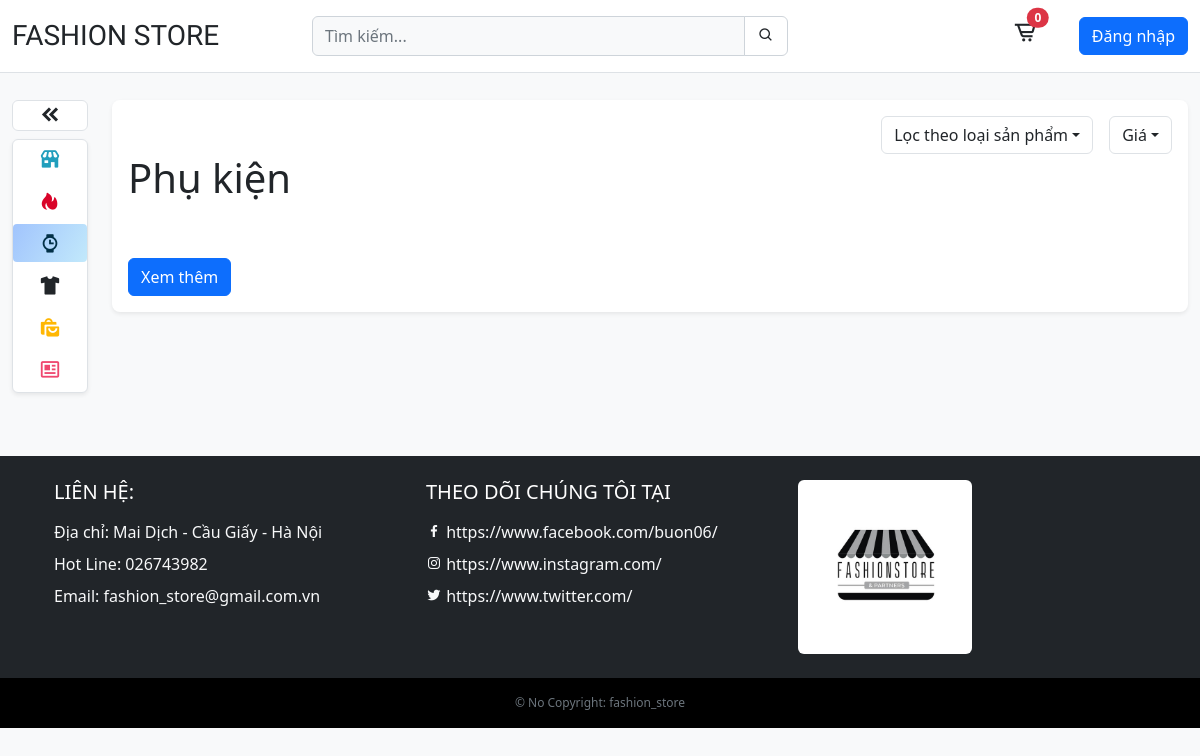
Before: /?category=accessory with the older database file.
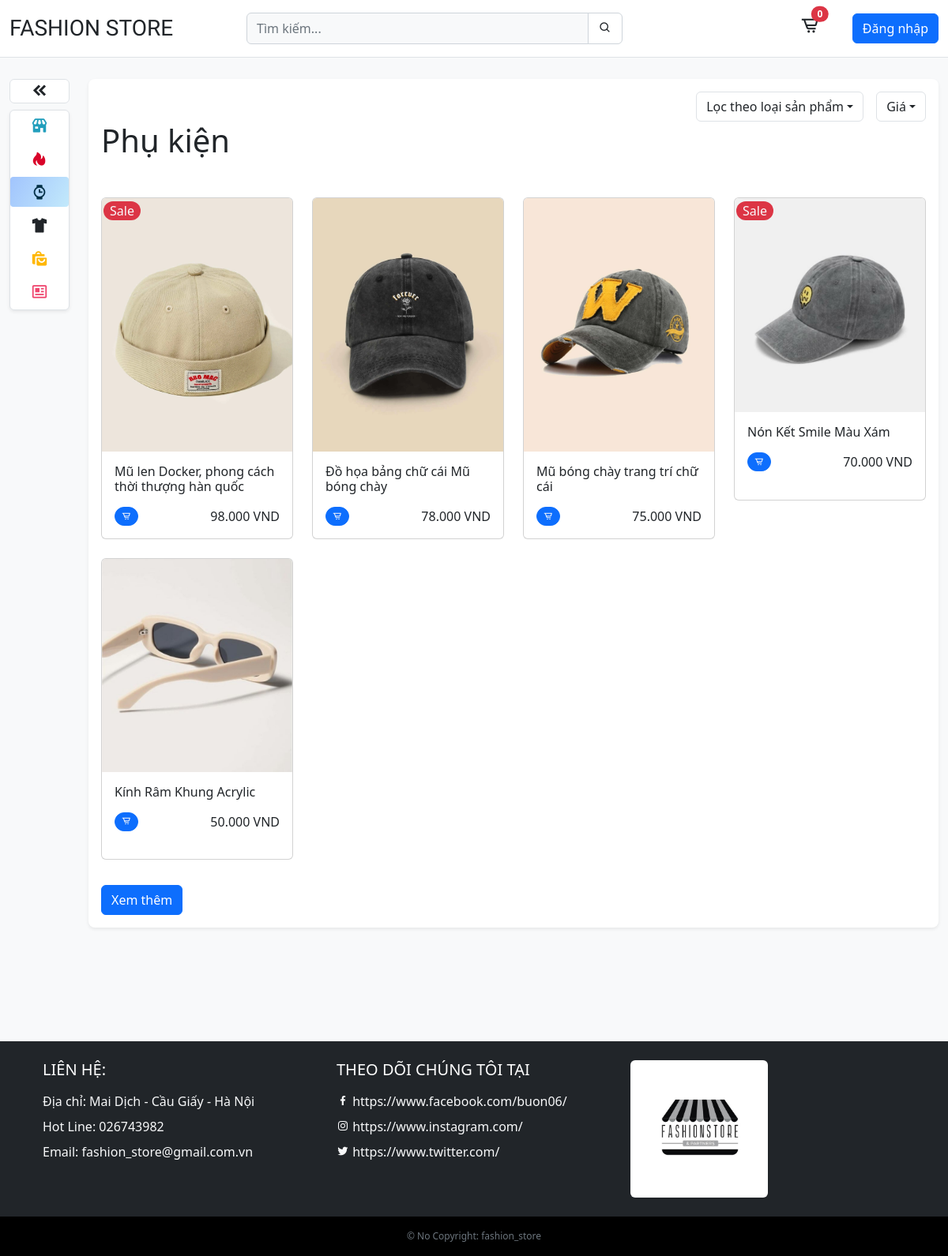
After: the same page with the newer database file.
### product/models.py (models this page shows, shortened)
class Category(models.Model):
    name = models.CharField(max_length=255)
    slug = models.SlugField()
    icon = models.CharField(max_length=255, default=False)
    class Meta:
        ordering = ('name',)

class Product(models.Model):
    category = models.ForeignKey(
        Category, related_name='products', on_delete=models.CASCADE)
    image = models.ImageField(upload_to='static/assets')
    name = models.CharField(max_length=255)
    slug = models.SlugField()
    price = models.IntegerField()
    old_price = models.IntegerField()
    sale = models.BooleanField(default=False)
    created_at = models.DateTimeField(auto_now_add=True)
    sold = models.IntegerField(default=False)
    classify = models.ForeignKey(
        Classify, related_name='classify', null=True, on_delete=models.CASCADE)
    desc = models.TextField(blank=True, null=True)
    class Meta:
        ordering = ('-created_at',)
    def get_display_price(self):
        return self.price / 1000

### core/views.py (the view)
# urls.py: path('', views.index),
def index(request):
    products = Product.objects.all()[0:8]
    categories = Category.objects.all()
    classifies = Classify.objects.all()
    if request.user.id:
        profile = ProfileUser.objects.get(user=request.user.id)
    else:
        profile = None
    active_category = request.GET.get('category', '')
    if active_category:
        products = Product.objects.filter(category__slug=active_category)
    query = request.GET.get('query', '')
    if query:
        products = Product.objects.filter(
            Q(name__icontains=query))
    type = request.GET.get('type', '')
    if type:
        products = Product.objects.filter(classify=type)
        return render(request, 'product/product_list.html', {'products': products})
    page = request.GET.get('page', '')
    if page:
        products = Product.objects.all()[0:8+int(page)]
        return render(request, 'product/product_list.html', {'products': products})
    context = {
        'products': products,
        'categories': categories,
        'classifies': classifies,
        'active_category': active_category,
        'profile': profile,
    }
    return render(request, 'core/home.html', context)

### cart/cart.py (called while the page is built)
    def __len__(self):
        return sum(item['quantity'] for item in self.cart.values())

### cart/context_processors.py (called while the page is built)
def cart(request):
    return {'cart': Cart(request)}

### core/templates/core/home.html (shortened to what this page needs)
{% extends 'core/base.html' %} {% block title %}Fation Store{% endblock %} {% load static %}
{% block content %}
<section class="content" id="top" style="margin-top: 100px;">
    <div class="row mt-4 position-relative">
        <div class="col col-md-1 col-lg-1 d-none d-sm-block position-fixed" style="top: 100px; z-index: 0">
            <button class="navbar-toggler text-center bg-white w-100 rounded-2 mb-2 border border-1" id="collapse-btn">
                <i class="bx bxs-chevrons-left h4 m-0"></i>
            </button>
            <ul class="nav flex-column bg-white h-100 rounded-2 shadow-sm border border-1" id="navbar" >
                <li class="nav-item mb-1">
                    <a
                        class="nav-link text-dark menu-title justify-content-center fs-6 {% if not active_category %} active {% endif %}"
                        aria-current="page"
                        href="/"
                    >
                        <i class="bx bxs-store icon"></i>
                    </a>
                </li>
                {% for category in categories %}
                <li class="nav-item mb-1">
                    <a
                        class="nav-link text-dark menu-title justify-content-center fs-6 {% if category.slug == active_category %} active {% endif %}"
                        href="/?category={{ category.slug }}"
                    >
                        <i class="bx {{category.icon}} icon"></i>
                    </a>
                </li>
                {% endfor %}
            </ul>
        </div>
        <div class="col-12 col-sm-11 col-lg-11 content end-0 offset-md-1">
            <div class="products p-3 rounded-3 shadow-sm bg-white">
                {% if active_category != 'news' %}
                    <div class="d-flex justify-content-end">
                        <div class="dropdown">
                            <div
                                class="btn dropdown-toggle border ms-3"
                                id="dropdownFilterTypeButton"
                                data-toggle="dropdown"
                                aria-haspopup="true"
                                aria-expanded="false"
                            >Lọc theo loại sản phẩm</div>
                        </div>
                        <div class="dropdown">
                            <div
                                class="btn dropdown-toggle border ms-3"
                                id="dropdownFilterButton"
                                data-toggle="dropdown"
                                aria-haspopup="true"
                                aria-expanded="false"
                            >Giá</div>
                        </div>
                    </div>
                {% endif%}
                {% for category in categories %}
                    {% if category.slug == active_category %}
                        <h1 class="content-title h1">{{category.name}}</h1>
                    {% endif %}
                {% endfor %}
                {% include 'product/product_list.html' %}
                {% if active_category != 'news' %}
                    <form method="get" action=".">
                        <a
                            class="btn btn-primary mt-2"
                            id="see-more"
                            hx-get="/?page=8"
                            hx-target="#filter-price-product"
                            hx-swap="outerHTML"
                        >
                            Xem thêm
                        </a>
                    </form>
                {% endif %}
            </div>
        </div>
    </div>
</section>
{% endblock %}

### core/templates/core/base.html (shortened to what this page needs)
{% load static %}
<!DOCTYPE html>
<html lang="en">
    <head>
        <link href="https://unpkg.com/boxicons@2.1.4/css/boxicons.min.css" rel="stylesheet" />
        <link href="https://cdn.jsdelivr.net/npm/bootstrap@5.2.3/dist/css/bootstrap.min.css" rel="stylesheet" />
        <link rel="stylesheet" href="{% static 'css/styles.css' %}" type="text/css" />
    </head>
    <body class="bg-light">
        <div class="container-fluid d-none" id="main">
            <header
                class="row align-items-center py-3 border-bottom position-fixed top-0 w-100 bg-white"
                style="z-index: 2"
            >
                <div class="col col-4 col-md-3 col-lg-3">
                    <a class="h3" href="/" style="font-family: 'Roboto Condensed', sans-serif;">FASHION STORE</a>
                </div>
                <div class="col col-4 col-md-5 col-lg-5 position-relative">
                    <form class="w-100" method="get" action=".">
                        <div class="input-group">
                            <input
                                type="text"
                                name="query"
                                class="form-control bg-light"
                                placeholder="Tìm kiếm..."
                            />
                            <div class="input-group-btn btn-search">
                                <button class="btn btn-default" type="submit">
                                    <i class="bx bx-search"></i>
                                </button>
                            </div>
                        </div>
                    </form>
                </div>
                <div class="col col-4 col-md-4 col-lg-4">
                    <div class="navbar-right d-flex justify-content-end">
                        <div
                            hx-get="{% url 'hx_menu_cart' %}"
                            hx-trigger="update-menu-cart from:body"
                            hx-swap="innerHTML"
                        >
                            {% include 'cart/menu_cart.html' %}
                        </div>
                        {% if user.username %}
                        <div class="dropdown">
                            <img
                                src="{% if profile.avatar %} /{{profile.avatar}} {% else %} https://img.freepik.com/free-icon/user_318-875902.jpg?w=2000 {% endif %}"
                                class="btn dropdown-toggle rounded-circle p-0 ms-3"
                                alt=""
                                id="dropdownMenuButton"
                                data-toggle="dropdown"
                                aria-haspopup="true"
                                aria-expanded="false"
                                style="width: 35px; height: 35px; object-fit: cover;"
                            />
                            <div class="dropdown-menu end-0" aria-labelledby="dropdownMenuButton">
                                {% if user.is_staff %}
                                    <a class="dropdown-item" href="/admin">Quản trị</a>
                                    <a class="dropdown-item" href="{% url 'analytics' %}">Thống kê</a>
                                {% endif %}
                                <a class="dropdown-item" href="{% url 'myprofile' %}">Tài khoản</a>
                                <a class="dropdown-item" href="{% url 'logout' %}">Đăng xuất</a>
                            </div>
                        </div>
                        {% else %}
                        <a class="btn btn-primary d-none d-sm-block ms-4" href="{% url 'login' %}">Đăng nhập</a>
                        {% endif %}
                    </div>
                </div>
            </header>
            {% block content %} {% endblock %}
        </div>
        <div class="w-100 m-auto px-4 d-none" style="padding-top: 120px" id="collaborate">
        </div>
        <footer class="bg-dark text-center text-lg-start position-relative d-none" id="footer">
            <div class="container p-4">
                <div class="row">
                    <div class="col-lg-4 col-md-12 mb-4 mb-md-0 text-white">
                        <h5 class="text-uppercase">Liên hệ:</h5>
                        <ul class="p-0 mt-3">
                            <li class="text-light mb-2">Địa chỉ: Mai Dịch - Cầu Giấy - Hà Nội</li>
                            <li class="text-light mb-2">Hot Line: 026743982</li>
                            <li class="text-light mb-2">Email: fashion_store@gmail.com.vn</li>
                        </ul>
                    </div>
                    <div class="col-lg-4 col-md-12 mb-4 mb-md-0 text-white">
                        <h5 class="text-uppercase">Theo dõi chúng tôi tại</h5>
                        <ul class="p-0 mt-3">
                            <li class="text-light mb-2">
                                <i class='bx bxl-facebook'></i>
                                <a href="https://www.facebook.com/buon06/" class="text-light">https://www.facebook.com/buon06/</a>
                            </li>
                            <li class="text-light mb-2">
                                <i class='bx bxl-instagram' ></i>
                                <a href="https://www.instagram.com/" class="text-light">https://www.instagram.com/</a>
                            </li>
                            <li class="text-light mb-2">
                                <i class='bx bxl-twitter'></i>
                                <a href="https://www.twitter.com/" class="text-light">https://www.twitter.com/</a>
                            </li>
                        </ul>
                    </div>
                    <div class="col-lg-4 col-md-12">
                        <img src="{% static 'assets/logo.jfif' %}" class="w-50 rounded-2" alt="">
                    </div>
                </div>
            </div>
            <div class="text-center py-3 text-muted bg-black" style="font-size: 12px;">
                © No Copyright:
                <a class="text-muted" href="https://www.facebook.com/buon06/">fashion_store</a>
            </div>
        </footer>
    </body>
</html>

### cart/templates/cart/menu_cart.html (shortened to what this page needs)
{% load static %}
<div class="dropdown">
    <a
        id="menu-cart-button"
        href="{% url 'cart' %}"
        class="btn position-relative p-0 mx-3 d-flex align-items-center"
    >
        <i class="bx bx-cart-alt h4 m-0"></i>
        <span class="position-absolute top-0 start-100 translate-middle badge rounded-pill bg-danger">
            {{cart|length}}
        </span>
    </a>
</div>

### product/templates/product/product_list.html
<div class="row mt-4 pt-4" id="filter-price-product" style="clear:both">
    {% if active_category == 'news' %}
        {% include 'core/news.html' %}
    {% else %}
        {% for product in products %}
            {% include 'product/product_list_item.html' %}
        {% endfor %}
    {% endif %}
</div>

### product/templates/product/product_list_item.html (shortened to what this page needs)
<div class="col col-12 col-md-4 col-lg-3 position-relative mb-4 prod-item">
    {% if product.sale%}
    <div class="position-absolute sale px-2 bg-danger text-light rounded-pill" style="top: 5px; left: 15px; z-index: 1">
        Sale
    </div>
    {% endif %}
    <div class="card">
        <a href="{% url 'product' product.id %}" class="produc-image">
            <img src="/{{product.image}}" class="card-img-top" alt="..." />
        </a>
        <div class="card-body">
            <h6 class="card-title mb-3">{{product.name}}</h6>
            <div class="clearfix">
                {% if user.username %}
                    <a
                        class="btn btn-warning link-light float-start badge rounded-pill"
                        hx-get="{% url 'add_to_cart' product.id %}"
                        hx-target="#menu-cart-button"
                        hx-swap="outerHTML"
                    >
                        <i class='bx bx-plus'></i>
                    </a>
                {% else %}
                    <a
                        class="btn btn-primary link-light float-start badge rounded-pill"
                        href="{% url 'login' %}"
                    >
                        <i class="bx bx-cart-alt"></i>
                    </a>
                {% endif %}
                <div class="float-end">
                    <span class="price-hp h6">{{product.get_display_price}}00 VND</span>
                </div>
            </div>
        </div>
    </div>
</div>

### static/css/styles.css (style rules this page uses)
* { margin: 0; padding: 0; list-style-type: none; }
a { text-decoration: none; color: #212529; }
.btn-search { border: 1px solid #ced4da; border-radius: 0.375rem; }
.navbar-right i { font-size: 25px; }
.nav .nav-item { position: relative; transition: all 0.3s linear; overflow: hidden; }
.nav .nav-item::after { content: ''; position: absolute; top: 0; left: -25px; bottom: 0; width: 30px; height: 100%; background-color: transparent; transform: skew(-40deg); opacity: 0.4; transition: left 0.8s ease; }
.nav .nav-item:nth-child(1) .nav-link i { color: #219ebc; }
.nav .nav-item:nth-child(2) .nav-link i { color: #d90429; }
.nav .nav-item:nth-child(3) .nav-link i { color: #023047; }
.nav .nav-item:nth-child(5) .nav-link i { color: #ffb703; }
.nav .nav-item:nth-child(6) .nav-link i { color: #ef476f; }
.menu-title { font-size: 18px; display: flex; align-items: center; }
.menu-title .icon { width: 22px; height: 22px; font-size: 22px; }
.card-title { display: -webkit-box; -webkit-line-clamp: 2; -webkit-box-orient: vertical; overflow: hidden; text-overflow: ellipsis; }
.nav-link.text-dark.menu-title.active { background-image: linear-gradient(120deg, #a1c4fd 0%, #c2e9fb 100%); border-radius: 4px; }
.products .sale { top: 0; left: 0; }
.products .prod-item { transition: all 0.3s linear; }
.card-body { min-height: 110.38px; }
.nav-link { font-size: 22px; }

### core/templates/core/base.html (style rules this page uses)
#main { transition: display 0.3s ease-in; }

### product/templates/product/product_list_item.html (style rules this page uses)
.prod-item { animation: effect-product 0.5s ease; }

Changed rows visible on the page:
added Product: sale "Sale", image (picture), name "Mũ len Docker, phong cách thời thượng hàn quốc", get_display_price "98.0"
added Product: image (picture), name "Đồ họa bảng chữ cái Mũ bóng chày", get_display_price "78.0"
added Product: image (picture), name "Mũ bóng chày trang trí chữ cái", get_display_price "75.0"
added Product: sale "Sale", image (picture), name "Nón Kết Smile Màu Xám", get_display_price "70.0"
added Product: image (picture), name "Kính Râm Khung Acrylic", get_display_price "50.0"
